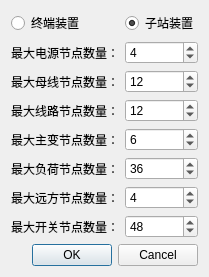
<?xml version="1.0" encoding="UTF-8"?>
<ui version="4.0">
 <class>InitalDialog</class>
 <widget class="QDialog" name="InitalDialog">
  <property name="geometry">
   <rect>
    <x>0</x>
    <y>0</y>
    <width>205</width>
    <height>247</height>
   </rect>
  </property>
  <property name="windowTitle">
   <string>Dialog</string>
  </property>
  <layout class="QVBoxLayout" name="verticalLayout">
   <item>
    <layout class="QFormLayout" name="formLayout">
     <item row="0" column="0">
      <widget class="QRadioButton" name="rBDevice">
       <property name="text">
        <string>终端装置</string>
       </property>
       <property name="checked">
        <bool>false</bool>
       </property>
      </widget>
     </item>
     <item row="0" column="1">
      <widget class="QRadioButton" name="rBRegion">
       <property name="text">
        <string>子站装置</string>
       </property>
       <property name="checked">
        <bool>true</bool>
       </property>
      </widget>
     </item>
     <item row="1" column="0">
      <widget class="QLabel" name="label">
       <property name="text">
        <string>最大电源节点数量：</string>
       </property>
      </widget>
     </item>
     <item row="1" column="1">
      <widget class="QSpinBox" name="spinBoxSoure">
       <property name="value">
        <number>4</number>
       </property>
      </widget>
     </item>
     <item row="2" column="0">
      <widget class="QLabel" name="label_2">
       <property name="text">
        <string>最大母线节点数量：</string>
       </property>
      </widget>
     </item>
     <item row="2" column="1">
      <widget class="QSpinBox" name="spinBoxBusbar">
       <property name="value">
        <number>12</number>
       </property>
      </widget>
     </item>
     <item row="3" column="0">
      <widget class="QLabel" name="label_3">
       <property name="text">
        <string>最大线路节点数量：</string>
       </property>
      </widget>
     </item>
     <item row="3" column="1">
      <widget class="QSpinBox" name="spinBoxLine">
       <property name="value">
        <number>12</number>
       </property>
      </widget>
     </item>
     <item row="4" column="0">
      <widget class="QLabel" name="label_4">
       <property name="text">
        <string>最大主变节点数量：</string>
       </property>
      </widget>
     </item>
     <item row="4" column="1">
      <widget class="QSpinBox" name="spinBoxTransformer">
       <property name="value">
        <number>6</number>
       </property>
      </widget>
     </item>
     <item row="5" column="0">
      <widget class="QLabel" name="label_5">
       <property name="text">
        <string>最大负荷节点数量：</string>
       </property>
      </widget>
     </item>
     <item row="5" column="1">
      <widget class="QSpinBox" name="spinBoxLoad">
       <property name="value">
        <number>36</number>
       </property>
      </widget>
     </item>
     <item row="6" column="0">
      <widget class="QLabel" name="label_6">
       <property name="text">
        <string>最大远方节点数量：</string>
       </property>
      </widget>
     </item>
     <item row="6" column="1">
      <widget class="QSpinBox" name="spinBoxRemote">
       <property name="value">
        <number>4</number>
       </property>
      </widget>
     </item>
     <item row="7" column="0">
      <widget class="QLabel" name="label_7">
       <property name="text">
        <string>最大开关节点数量：</string>
       </property>
      </widget>
     </item>
     <item row="7" column="1">
      <widget class="QSpinBox" name="spinBoxSwitch">
       <property name="value">
        <number>48</number>
       </property>
      </widget>
     </item>
    </layout>
   </item>
   <item>
    <widget class="QDialogButtonBox" name="buttonBox">
     <property name="orientation">
      <enum>Qt::Horizontal</enum>
     </property>
     <property name="standardButtons">
      <set>QDialogButtonBox::Cancel|QDialogButtonBox::Ok</set>
     </property>
    </widget>
   </item>
  </layout>
 </widget>
 <resources/>
 <connections>
  <connection>
   <sender>buttonBox</sender>
   <signal>accepted()</signal>
   <receiver>InitalDialog</receiver>
   <slot>accept()</slot>
   <hints>
    <hint type="sourcelabel">
     <x>248</x>
     <y>254</y>
    </hint>
    <hint type="destinationlabel">
     <x>157</x>
     <y>274</y>
    </hint>
   </hints>
  </connection>
  <connection>
   <sender>buttonBox</sender>
   <signal>rejected()</signal>
   <receiver>InitalDialog</receiver>
   <slot>reject()</slot>
   <hints>
    <hint type="sourcelabel">
     <x>316</x>
     <y>260</y>
    </hint>
    <hint type="destinationlabel">
     <x>286</x>
     <y>274</y>
    </hint>
   </hints>
  </connection>
 </connections>
</ui>
